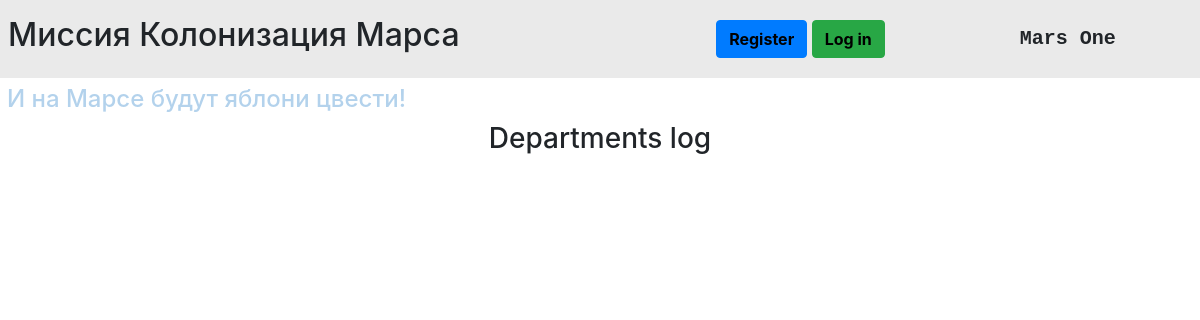
Before: /departments_list with the older database file.
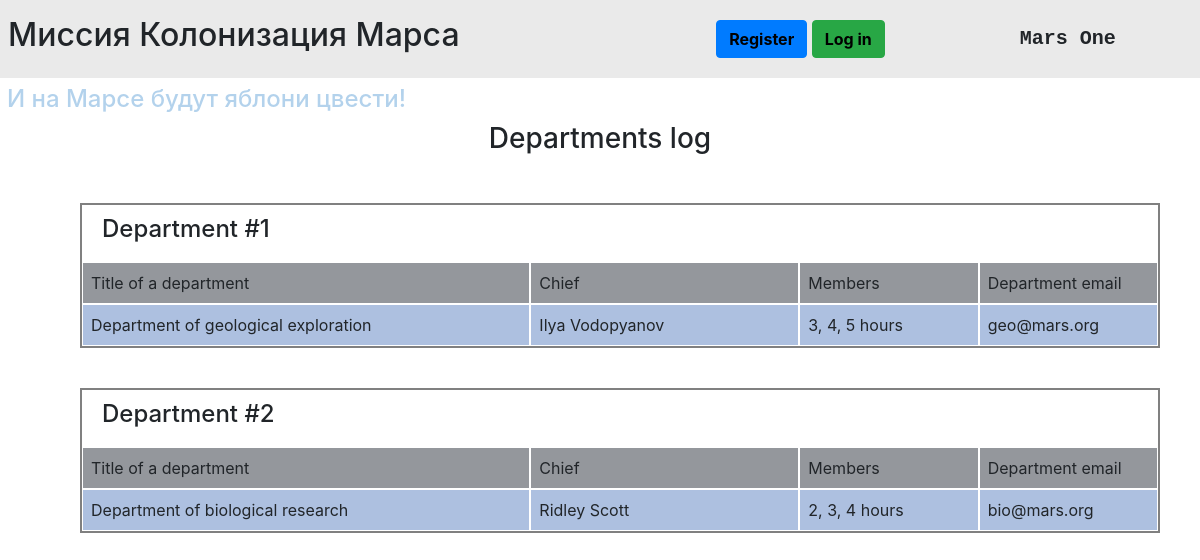
After: the same page with the newer database file.
### data/departments.py (models this page shows, shortened)
class Department(SqlAlchemyBase):
    __tablename__ = 'departments'
    id = sqlalchemy.Column(sqlalchemy.Integer,
                           primary_key=True, autoincrement=True)
    title = sqlalchemy.Column(sqlalchemy.String)
    chief = sqlalchemy.Column(sqlalchemy.Integer, sqlalchemy.ForeignKey("users.id"))
    members = sqlalchemy.Column(sqlalchemy.String)
    email = sqlalchemy.Column(sqlalchemy.String)
    user = orm.relation("User")

### data/users.py (models this page shows, shortened)
class User(SqlAlchemyBase, UserMixin):
    __tablename__ = 'users'
    id = sqlalchemy.Column(sqlalchemy.Integer,
                           primary_key=True, autoincrement=True)
    surname = sqlalchemy.Column(sqlalchemy.String, nullable=True)
    name = sqlalchemy.Column(sqlalchemy.String, nullable=True)
    age = sqlalchemy.Column(sqlalchemy.Integer, nullable=True)
    position = sqlalchemy.Column(sqlalchemy.String, nullable=True)
    speciality = sqlalchemy.Column(sqlalchemy.String, nullable=True)
    address = sqlalchemy.Column(sqlalchemy.String, nullable=True)
    email = sqlalchemy.Column(sqlalchemy.String,
                              unique=True, nullable=True)
    hashed_password = sqlalchemy.Column(sqlalchemy.String, nullable=True)
    modified_date = sqlalchemy.Column(sqlalchemy.DateTime,
                                      default=datetime.datetime.now)
    jobs = orm.relation("Jobs", back_populates='user')
    departments = orm.relation("Department", back_populates='user')

### main.py (the view)
@app.route("/departments_list")
def departments_list():
    session = db_session.create_session()
    all_departments = session.query(Department).all()
    return render_template("departments.html",
                           title="Departments log",
                           all_departments=all_departments)

### data/db_session.py (called while the page is built)
def create_session() -> Session:
    global __factory
    return __factory()

### templates/departments.html (shortened to what this page needs)
{% extends "base.html" %}
{% block content %}
<div class="container-fluid">
    <div class="row">
        <div class="col-12 text-center">
            <h3>{{title}}</h3>
        </div>
    </div>
    {% for department in all_departments %}
    <div class="container-fluid item">
        <div class="row">
            <div class="col-12 action-title"><h4>Department #{{department.id}}</h4></div>
        </div>
        <div class="row">
            <div class="col-5 title">Title of a department</div>
            <div class="col-3 title">Chief</div>
            <div class="col-2 title">Members</div>
            <div class="col-2 title">Department email</div>
        </div>
        <div class="row">
            <div class="col-5 cell">{{department.title}}</div>
            <div class="col-3 cell">{{department.user.name + " " + department.user.surname}}</div>
            <div class="col-2 cell">{{department.members}} hours</div>
            <div class="col-2 cell">{{department.email}}</div>
        </div>
    </div>
    {% endfor %}
</div>
{% endblock %}

### templates/base.html (shortened to what this page needs)
<!DOCTYPE html>
<html lang="en">
<head>
    <link rel="stylesheet"
          href="https://stackpath.bootstrapcdn.com/bootstrap/4.4.1/css/bootstrap.min.css"
>
    <link rel="stylesheet" href="/static/css/style.css">
</head>
<body>
    <div class="row align-items-center mission">
        <h2 class="col-md-7 col-sm-6 mission-name">Миссия Колонизация Марса</h2>
        <p class="col-md-3 col-sm-3 mission-user" title="log out">
            {% if current_user.is_authenticated %}
            <a class="alert-link" href="/logout">{{ current_user.name + " " + current_user.surname }}</a>
            {% else %}
            <a href="/register" class="btn btn-primary">Register</a>
            <a href="/login" class="btn btn-success">Log in</a>
            {% endif %}
        </p>
        <p class="col-md-2 col-sm-3 mission-logo">Mars One</p>
    </div>
    <div class="slogan">
        <h4>И на Марсе будут яблони цвести!</h4>
    </div>
    <main role="main" class="container">
        {% block content %}{% endblock %}
    </main>
</body>
</html>

### static/css/style.css (style rules this page uses)
.title { background-color: #94979c; }
.cell { background-color: #adc0e0; }
.title, .cell { padding: 8px; border: 1px solid white; }
.item { margin: 40px 20px 10px 20px; border: 2px solid gray; }
.action-title { padding: 10px 20px; }
.mission { background-color: #eaeaea; padding: 8px; }
.mission-logo { margin: 12px 0; font-family: monospace; font-size: 20px; font-weight: 600; }
.mission-user { margin: 12px 0; }
.mission-user a { color: black; font-weight: 700; }
.slogan { color: #b3d2ec; margin: 7px; }

Changed rows visible on the page:
added Department: id "1", title "Department of geological exploration", user "Ilya Vodopyanov", members "3, 4, 5", email "geo@mars.org"
added Department: id "2", title "Department of biological research", user "Ridley Scott", members "2, 3, 4", email "bio@mars.org"
